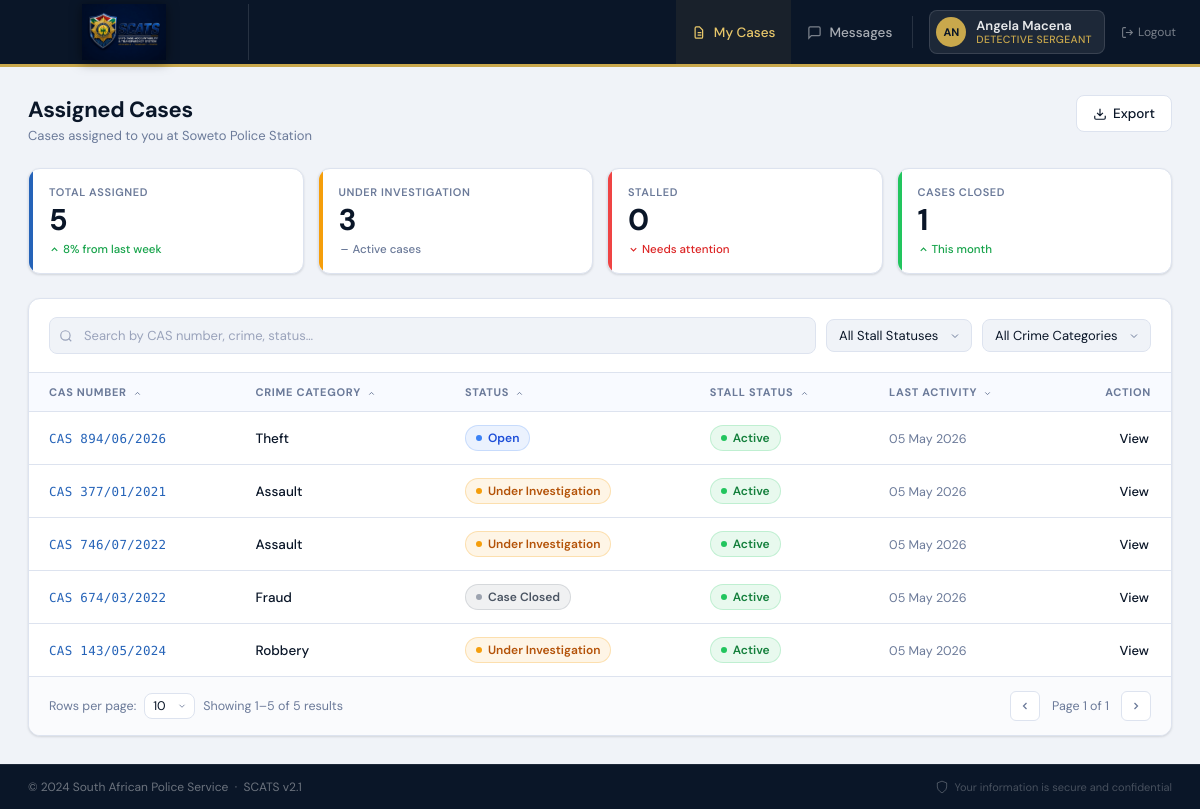
Page /cases/ (signed in) on the committed database.
### Detective/models.py (models this page shows, shortened)
class Detective(models.Model):
    user = models.OneToOneField(User, on_delete=models.CASCADE)
    personnel_number = models.CharField(max_length=50, unique=True)
    rank = models.CharField(max_length=50, default="Detective")

class Case(models.Model):
    cas_number = models.CharField(max_length=50)
    crime_category = models.CharField(max_length=100)
    status = models.CharField(max_length=50)
    victim_name = models.CharField(max_length=255, null=True, blank=True)
    assigned_to = models.ForeignKey(
        User,
        on_delete=models.CASCADE,
        related_name="assigned_cases",
    )
    created_by = models.ForeignKey(
        User,
        on_delete=models.SET_NULL,
        null=True,
        blank=True,
        related_name="created_cases",
    )
    created_at = models.DateTimeField(auto_now_add=True)
    updated_at = models.DateTimeField(auto_now=True)
    closure_reason = models.CharField(max_length=255, null=True, blank=True)
    closure_summary = models.TextField(null=True, blank=True)

### Detective/views.py (the view)
# urls.py: path('cases/', views.my_cases, name='my_cases'),
@login_required
def my_cases(request):
    cases = Case.objects.filter(assigned_to=request.user).order_by("-created_at")
    context = {
        "cases": cases,
        "under_investigation_count": 3,
        "stalled_count": 0,
        "closed_count": 1,
    }
    return render(request, "cases/my_cases.html", {"cases": cases})

### templates/cases/my_cases.html (shortened to what this page needs)
{% extends "base.html" %} {% block content %}
<div class="page-header">
  <div style="display:flex; align-items:flex-start; justify-content:space-between; gap:16px; flex-wrap:wrap;">
    <div>
      <h1 class="page-title">Assigned Cases</h1>
      <p class="page-subtitle">Cases assigned to you at Soweto Police Station</p>
    </div>
    <div style="display:flex; gap:10px; align-items:center; flex-shrink:0">
      <button class="btn btn-secondary">
        <svg width="14" height="14" fill="none" stroke="currentColor" stroke-width="2" viewBox="0 0 24 24">
          <path d="M21 15v4a2 2 0 01-2 2H5a2 2 0 01-2-2v-4M7 10l5 5 5-5M12 15V3"/>
        </svg>
        Export
      </button>
    </div>
  </div>
</div>
<div class="stats-strip">
  <div class="stat-card accent-blue">
    <span class="stat-label-text">Total Assigned</span>
    <span class="stat-number">{{ cases|length }}</span>
    <span class="stat-change change-up">
      <svg width="11" height="11" fill="none" stroke="currentColor" stroke-width="2.5" viewBox="0 0 24 24"><path d="M18 15l-6-6-6 6"/></svg>
      8% from last week
    </span>
  </div>
  <div class="stat-card accent-amber">
    <span class="stat-label-text">Under Investigation</span>
    <span class="stat-number">{{ under_investigation_count|default:3 }}</span>
    <span class="stat-change change-neutral">
      <svg width="11" height="11" fill="none" stroke="currentColor" stroke-width="2.5" viewBox="0 0 24 24"><path d="M5 12h14"/></svg>
      Active cases
    </span>
  </div>
  <div class="stat-card accent-red">
    <span class="stat-label-text">Stalled</span>
    <span class="stat-number">{{ stalled_count|default:0 }}</span>
    <span class="stat-change change-down">
      <svg width="11" height="11" fill="none" stroke="currentColor" stroke-width="2.5" viewBox="0 0 24 24"><path d="M6 9l6 6 6-6"/></svg>
      Needs attention
    </span>
  </div>
  <div class="stat-card accent-green">
    <span class="stat-label-text">Cases Closed</span>
    <span class="stat-number">{{ closed_count|default:1 }}</span>
    <span class="stat-change change-up">
      <svg width="11" height="11" fill="none" stroke="currentColor" stroke-width="2.5" viewBox="0 0 24 24"><path d="M18 15l-6-6-6 6"/></svg>
      This month
    </span>
  </div>
</div>
<div class="cases-card">
  <div class="card-toolbar">
    <div class="toolbar-left" style="flex:1">
      <div class="search-wrap" style="max-width:none; flex:1">
        <input type="text" class="search-input" placeholder="Search by CAS number, crime, status…"/>
      </div>
      <select class="filter-select" style="flex-shrink:0">
        <option>All Stall Statuses</option>
      </select>
      <select class="filter-select" style="flex-shrink:0">
        <option>All Crime Categories</option>
      </select>
    </div>
  </div>
  <table class="data-table">
    <thead>
      <tr>
        <th>CAS Number
          <svg style="display:inline;vertical-align:middle;margin-left:3px" width="9" height="9" fill="none" stroke="currentColor" stroke-width="2.5" viewBox="0 0 24 24"><path d="M18 15l-6-6-6 6"/></svg>
        </th>
        <th>Crime Category
          <svg style="display:inline;vertical-align:middle;margin-left:3px" width="9" height="9" fill="none" stroke="currentColor" stroke-width="2.5" viewBox="0 0 24 24"><path d="M18 15l-6-6-6 6"/></svg>
        </th>
        <th>Status
          <svg style="display:inline;vertical-align:middle;margin-left:3px" width="9" height="9" fill="none" stroke="currentColor" stroke-width="2.5" viewBox="0 0 24 24"><path d="M18 15l-6-6-6 6"/></svg>
        </th>
        <th>Stall Status
          <svg style="display:inline;vertical-align:middle;margin-left:3px" width="9" height="9" fill="none" stroke="currentColor" stroke-width="2.5" viewBox="0 0 24 24"><path d="M18 15l-6-6-6 6"/></svg>
        </th>
        <th>Last Activity
          <svg style="display:inline;vertical-align:middle;margin-left:3px" width="9" height="9" fill="none" stroke="currentColor" stroke-width="2.5" viewBox="0 0 24 24"><path d="M6 9l6 6 6-6"/></svg>
        </th>
        <th>Action</th>
      </tr>
    </thead>
    <tbody>
      {% for case in cases %}
      <tr>
        <td>
          <a href="{% url 'case_detail' case.id %}" class="cas-link">{{ case.cas_number }}</a>
        </td>
        <td>
          <span class="crime-text">{{ case.crime_category }}</span>
        </td>
        <td>
          {% with s=case.status|upper %}
            {% if s == "UNDER INVESTIGATION" %}
              <span class="status-badge badge-amber">Under Investigation</span>
            {% elif s == "EVIDENCE COLLECTED" %}
              <span class="status-badge badge-blue">Evidence Collected</span>
            {% elif s == "OPEN" %}
              <span class="status-badge badge-blue">Open</span>
            {% elif s == "CASE CLOSED" or s == "CLOSED" %}
              <span class="status-badge badge-gray">Case Closed</span>
            {% elif s == "STALLED" %}
              <span class="status-badge badge-red">Stalled</span>
            {% elif s == "AT RISK" %}
              <span class="status-badge badge-red">At Risk</span>
            {% else %}
              <span class="status-badge badge-blue">{{ case.status }}</span>
            {% endif %}
          {% endwith %}
        </td>
        <td>
          {% if case.stall_status == "Stalled" %}
            <span class="status-badge badge-red">Stalled</span>
          {% else %}
            <span class="status-badge badge-green">Active</span>
          {% endif %}
        </td>
        <td>
          <span class="date-text">
            {% if case.updated_at %}
              {{ case.updated_at|date:"d M Y" }}
            {% else %}
              {{ case.created_at|date:"d M Y" }}
            {% endif %}
          </span>
        </td>
        <td>
          <a href="{% url 'case_detail' case.id %}" class="view-link">View</a>
        </td>
      </tr>
      {% endfor %}
    </tbody>
  </table>
  <div class="card-footer">
    <div style="display:flex; align-items:center; gap:8px">
      <span class="footer-count">Rows per page:</span>
      <select class="rows-select">
        <option>10</option>
      </select>
      <span class="footer-count">Showing 1–{{ cases|length }} of {{ cases|length }} results</span>
    </div>
    <div class="pagination">
      <button class="page-btn">
        <svg width="12" height="12" fill="none" stroke="currentColor" stroke-width="2.5" viewBox="0 0 24 24"><path d="M15 18l-6-6 6-6"/></svg>
      </button>
      <span class="footer-count" style="padding:0 8px">Page 1 of 1</span>
      <button class="page-btn">
        <svg width="12" height="12" fill="none" stroke="currentColor" stroke-width="2.5" viewBox="0 0 24 24"><path d="M9 18l6-6-6-6"/></svg>
      </button>
    </div>
  </div>
</div>
{% endblock %}

### templates/base.html (shortened to what this page needs)
{% load static %}
<!doctype html>
<html lang="en">
  <head>
  </head>
  <body>
    <header class="site-header">
      <div class="header-inner">
        <a href="#" class="logo-block">
          <img
            src="{% static 'images/scats_logo.jpeg' %}"
            alt="SCATS Logo"
            class="logo-img"
          />
        </a>
        <nav class="primary-nav">
          <a
            href="{% url 'my_cases' %}"
            class="nav-item{% if request.resolver_match.url_name == 'my_cases' %} active{% endif %}"
          >
            <svg width="15" height="15" fill="none" stroke="currentColor" stroke-width="2" viewBox="0 0 24 24">
              <path d="M9 12h6M9 16h6M17 21H7a2 2 0 01-2-2V5a2 2 0 012-2h5l5 5v11a2 2 0 01-2 2z"/>
            </svg>
            My Cases
          </a>
          <a
            href="{% url 'messages' %}"
            class="nav-item{% if request.resolver_match.url_name == 'messages' %} active{% endif %}"
          >
            <svg width="15" height="15" fill="none" stroke="currentColor" stroke-width="2" viewBox="0 0 24 24">
              <path d="M21 15a2 2 0 01-2 2H7l-4 4V5a2 2 0 012-2h14a2 2 0 012 2z"/>
            </svg>
            Messages
          </a>
        </nav>
        <div class="header-right">
          <div class="user-pill">
            <div class="user-avatar">
              {{ request.user.get_full_name|slice:":2"|upper|default:"U" }}
            </div>
            <div class="user-info">
              <span class="user-name">{{ request.user.get_full_name|default:"User" }}</span>
              {% if request.user.detective %}
                <span class="user-rank">{{ request.user.detective.rank }}</span>
              {% endif %}
            </div>
          </div>
          <form method="post" action="{% url 'logout' %}" style="display:inline; margin:0">
            <button
              type="submit"
              class="logout-link"
              style="background:none; border:none; cursor:pointer; font-family:'DM Sans',sans-serif; padding:0"
            >
              <svg width="13" height="13" fill="none" stroke="currentColor" stroke-width="2" viewBox="0 0 24 24">
                <path d="M9 21H5a2 2 0 01-2-2V5a2 2 0 012-2h4M16 17l5-5-5-5M21 12H9"/>
              </svg>
              Logout
            </button>
          </form>
        </div>
      </div>
    </header>
    <main class="page-wrapper">
      <div class="content-area">{% block content %}{% endblock %}</div>
    </main>
    <footer class="site-footer">
      <span class="footer-left">
        &copy; 2024 South African Police Service &nbsp;·&nbsp; SCATS v2.1
      </span>
      <div class="footer-right">
        <svg class="footer-shield" fill="none" stroke="currentColor" stroke-width="1.5" viewBox="0 0 24 24">
          <path d="M12 22s8-4 8-10V5l-8-3-8 3v7c0 6 8 10 8 10z"/>
        </svg>
        Your information is secure and confidential
      </div>
    </footer>
  </body>
</html>

### rows in the picture
Case: cas_number "CAS 894/06/2026", crime_category "Theft", shows "Open", updated_at "05 May 2026"
Case: cas_number "CAS 377/01/2021", crime_category "Assault", shows "Under Investigation", updated_at "05 May 2026"
Case: cas_number "CAS 746/07/2022", crime_category "Assault", shows "Under Investigation", updated_at "05 May 2026"
Case: cas_number "CAS 674/03/2022", crime_category "Fraud", shows "Case Closed", updated_at "05 May 2026"
Case: cas_number "CAS 143/05/2024", crime_category "Robbery", shows "Under Investigation", updated_at "05 May 2026"

### other values in the picture
{{ request.user.get_full_name|slice:":2"|upper|default:"U" }} "AN"
{{ request.user.get_full_name|default:"User" }} "Angela Macena"
{{ request.user.detective.rank }} "DETECTIVE SERGEANT"
{{ cases|length }} "5"
{{ under_investigation_count|default:3 }} "3"
{{ stalled_count|default:0 }} "0"
{{ closed_count|default:1 }} "1"
